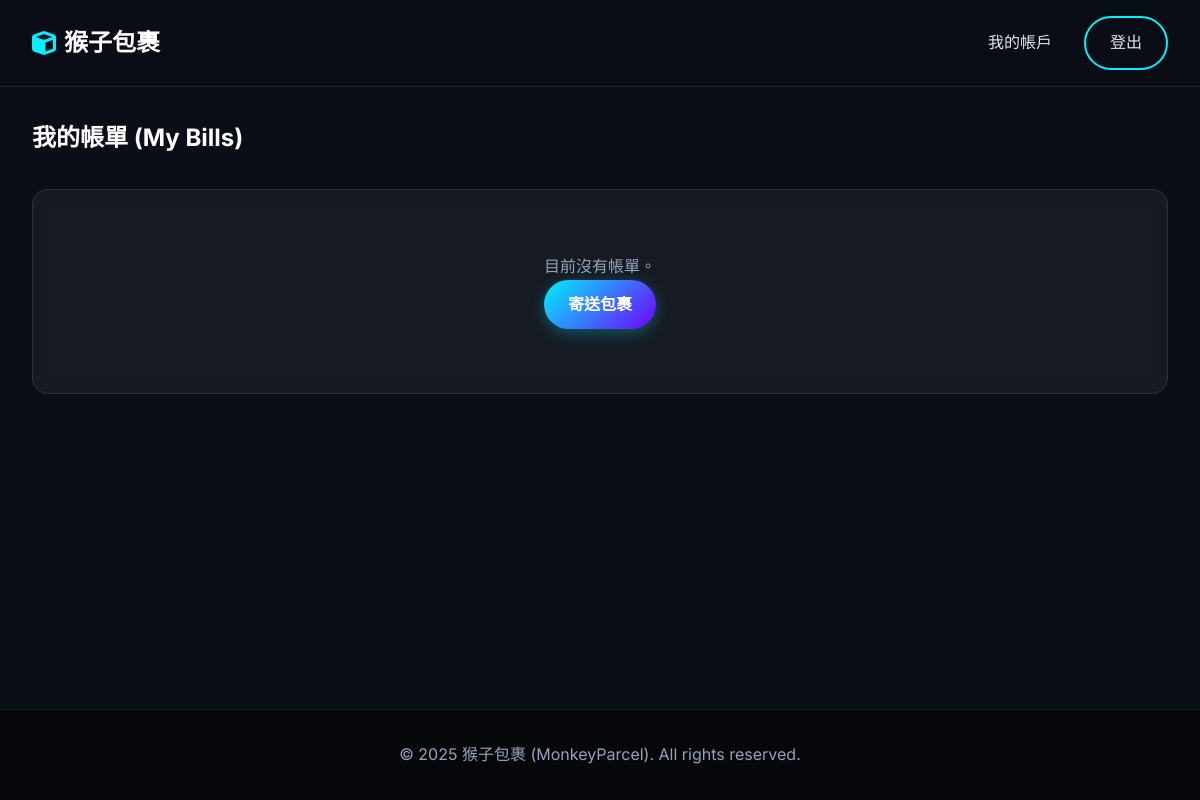
The app's page /my_bills (signed in), older data.
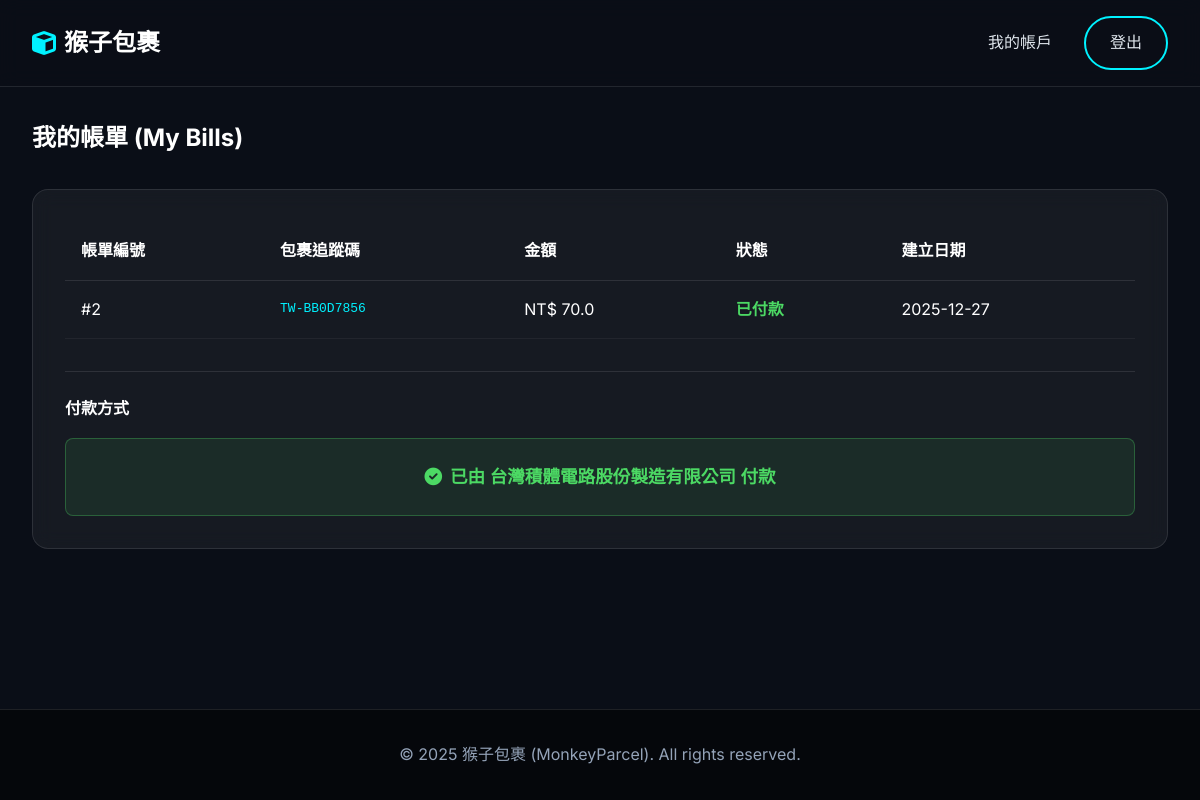
The same page, newer data.
### app/models.py (models this page shows, shortened)
class Bill(Base):
    __tablename__ = 'bills'
    id: Mapped[int] = mapped_column(primary_key=True)
    customer_id: Mapped[int] = mapped_column(ForeignKey('customers.id'), nullable=False)
    package_id: Mapped[int] = mapped_column(ForeignKey('packages.id'), nullable=False, unique=True) # 每個包裹對應一個帳單
    amount: Mapped[float] = mapped_column(Float, nullable=False) # 總計金額
    is_paid: Mapped[bool] = mapped_column(Boolean, default=False) # 是否已付款
    created_at: Mapped[datetime] = mapped_column(DateTime, default=datetime.now)
    paid_at: Mapped[Optional[datetime]] = mapped_column(DateTime, nullable=True) # 付款日期
    customer: Mapped["Customer"] = relationship("Customer", back_populates="bills")
    package: Mapped["Package"] = relationship("Package", backref=backref("bill", uselist=False))
    payment_method: Mapped[Optional[PaymentMethod]] = mapped_column(Enum(PaymentMethod), nullable=True)

class Package(Base):
    __tablename__ = 'packages'
    id: Mapped[int] = mapped_column(primary_key=True)
    tracking_number: Mapped[str] = mapped_column(String(20), unique=True, nullable=False) # 物流單號
    sender_id: Mapped[int] = mapped_column(ForeignKey('customers.id'), nullable=False)
    recipient_name: Mapped[str] = mapped_column(String(100), nullable=False)
    recipient_address: Mapped[str] = mapped_column(String(200), nullable=False)
    recipient_phone: Mapped[str] = mapped_column(String(20), nullable=False)
    weight: Mapped[float] = mapped_column(Float, nullable=False) # 重量 (kg)
    width: Mapped[float] = mapped_column(Float, nullable=False)  # 寬 (cm)
    height: Mapped[float] = mapped_column(Float, nullable=False) # 高 (cm)
    length: Mapped[float] = mapped_column(Float, nullable=False) # 長 (cm)
    declared_value: Mapped[float] = mapped_column(Float, default=0.0) # 報值金額 (保險用)
    content_description: Mapped[str] = mapped_column(String(255), nullable=True) # 內容物描述
    package_type: Mapped[PackageType] = mapped_column(Enum(PackageType), default=PackageType.SMALL_BOX)
    delivery_speed: Mapped[DeliverySpeed] = mapped_column(Enum(DeliverySpeed), default=DeliverySpeed.STANDARD)
    status: Mapped[PackageStatus] = mapped_column(Enum(PackageStatus), default=PackageStatus.CREATED)
    is_hazardous: Mapped[bool] = mapped_column(Boolean, default=False)   # 易燃物/危險品
    is_fragile: Mapped[bool] = mapped_column(Boolean, default=False)     # 易碎品
    is_international: Mapped[bool] = mapped_column(Boolean, default=False) # 國際件
    created_at: Mapped[datetime] = mapped_column(DateTime, default=datetime.now) # 寄件時間
    estimated_delivery: Mapped[datetime] = mapped_column(DateTime, nullable=True) # 預計抵達時間
    shipping_cost: Mapped[float] = mapped_column(Float, default=0.0) # 運費金額
    sender: Mapped["Customer"] = relationship("Customer", back_populates="packages", foreign_keys=[sender_id])
    tracking_events: Mapped[List["TrackingEvent"]] = relationship("TrackingEvent", back_populates="package", cascade="all, delete-orphan")
    assigned_driver_id: Mapped[Optional[int]] = mapped_column(ForeignKey('users.id'), nullable=True)
    assigned_driver: Mapped[Optional["User"]] = relationship("User", foreign_keys=[assigned_driver_id])

class User(Base):
    __tablename__ = 'users'
    id: Mapped[int] = mapped_column(primary_key=True)
    username: Mapped[str] = mapped_column(String(50), unique=True, nullable=False)
    password_hash: Mapped[str] = mapped_column(String(128), nullable=False)
    full_name: Mapped[str] = mapped_column(String(100), nullable=False)
    email: Mapped[str] = mapped_column(String(120), unique=True, nullable=False)
    phone: Mapped[str] = mapped_column(String(20), nullable=False)
    address: Mapped[str] = mapped_column(String(200), nullable=True)
    role: Mapped[UserRole] = mapped_column(Enum(UserRole), default=UserRole.CUSTOMER)
    type: Mapped[str] = mapped_column(String(50))
    __mapper_args__ = {
        'polymorphic_identity': 'user',
        'polymorphic_on': type
    }

class Customer(User):
    __tablename__ = 'customers'
    id: Mapped[int] = mapped_column(ForeignKey('users.id'), primary_key=True)
    customer_type: Mapped[CustomerType] = mapped_column(Enum(CustomerType), default=CustomerType.NON_CONTRACT)
    billing_preference: Mapped[PaymentMethod] = mapped_column(Enum(PaymentMethod), default=PaymentMethod.CASH)
    balance: Mapped[float] = mapped_column(Float, default=0.0) # 僅適用於預付型客戶
    prepaid_by: Mapped[Optional[str]] = mapped_column(String(100), nullable=True) # 預付方名稱 (例如: 台灣積體電路股份有限公司)
    packages: Mapped[List["Package"]] = relationship("Package", back_populates="sender")
    bills: Mapped[List["Bill"]] = relationship("Bill", back_populates="customer")
    __mapper_args__ = {
        'polymorphic_identity': 'customer',
    }

### app/routes.py (the view)
@main.route('/my_bills')
@login_required
def my_bills():
    if session['user_role'] != 'customer':
        return "Unauthorized", 403
    bills = db.session.execute(
        db.select(models.Bill).filter_by(customer_id=session['user_id']).order_by(models.Bill.created_at.desc())
    ).scalars().all()
    user = db.session.get(models.Customer, session['user_id'])
    total_unpaid = sum(bill.amount for bill in bills if not bill.is_paid)
    return render_template('my_bills.html', bills=bills, balance=user.balance, customer=user, total_unpaid=total_unpaid)

### app/routes.py (called while the page is built)
def login_required(f):
    @wraps(f)
    def decorated_function(*args, **kwargs):
        if 'user_id' not in session:
            return redirect(url_for('main.login'))
        return f(*args, **kwargs)
    return decorated_function

### app/templates/my_bills.html (shortened to what the changed rows need)
{% extends "base.html" %}
{% block content %}
<div class="container">
    <h2 style="margin-bottom: 2rem;">我的帳單 (My Bills)</h2>
    <div class="card">
        {% if bills %}
        <table style="width: 100%; border-collapse: collapse; color: #fff;">
            <thead>
                <tr style="border-bottom: 1px solid var(--border-color); text-align: left;">
                    <th style="padding: 1rem;">帳單編號</th>
                    <th style="padding: 1rem;">包裹追蹤碼</th>
                    <th style="padding: 1rem;">金額</th>
                    <th style="padding: 1rem;">狀態</th>
                    <th style="padding: 1rem;">建立日期</th>
                </tr>
            </thead>
            <tbody>
                {% for bill in bills %}
                <tr style="border-bottom: 1px solid rgba(255,255,255,0.05);">
                    <td style="padding: 1rem;">#{{ bill.id }}</td>
                    <td style="padding: 1rem; font-family: monospace;">
                        <a href="{{ url_for('main.tracking_result', tracking_number=bill.package.tracking_number) }}"
                            style="color: var(--primary-color);">
                            {{ bill.package.tracking_number }}
                        </a>
                    </td>
                    <td style="padding: 1rem;">NT$ {{ bill.amount }}</td>
                    <td style="padding: 1rem;">
                        {% if bill.is_paid %}
                        <span style="color: #4cd964; font-weight: bold;">已付款</span>
                        {% else %}
                        <span style="color: #ff3b30; font-weight: bold;">未付款</span>
                        {% endif %}
                    </td>
                    <td style="padding: 1rem;">{{ bill.created_at.strftime('%Y-%m-%d') }}</td>
                </tr>
                {% endfor %}
            </tbody>
        </table>
        <div style="margin-top: 2rem; padding-top: 1.5rem; border-top: 1px solid var(--border-color);">
            <h4 style="margin-bottom: 1rem;">付款方式</h4>
            {% if customer.customer_type.name == 'CONTRACT' %}
            <div
                style="display: flex; align-items: center; justify-content: space-between; padding: 1rem; background: rgba(76, 217, 100, 0.1); border-radius: 8px; border: 1px solid rgba(76, 217, 100, 0.3); flex-wrap: wrap; gap: 1rem;">
                <div style="display: flex; align-items: center; gap: 0.5rem;">
                    <i class="fas fa-building" style="color: #4cd964;"></i>
                    <span style="font-weight: 600; color: #4cd964;">月結帳戶</span>
                    <span style="color: var(--text-muted); margin-left: 0.5rem;">所有帳單將於月底統一結算</span>
                </div>
                <div style="display: flex; align-items: center; gap: 0.5rem;">
                    <i class="fas fa-wallet" style="color: #4cd964;"></i>
                    <span style="color: var(--text-muted);">帳戶餘額：</span>
                    <span
                        class="{{ 'text-danger-custom' if total_unpaid > customer.balance else 'text-success-custom' }}"
                        style="font-weight: 600; font-size: 1.1rem;">NT$
                        {{ customer.balance }}</span>
                </div>
                {% if total_unpaid > customer.balance %}
                <div
                    style="flex-basis: 100%; margin-top: 0.5rem; padding-top: 0.5rem; border-top: 1px solid rgba(255, 59, 48, 0.3); color: #ff3b30;">
                    <i class="fas fa-exclamation-circle"></i>
                    <span style="font-weight: 600;">餘額不足，請加值</span>
                    <span style="font-size: 0.9rem; opacity: 0.8;">(未付款總額: NT$ {{ total_unpaid }})</span>
                </div>
                {% endif %}
            </div>
            {% elif customer.customer_type.name == 'PREPAID' %}
            <div
                style="display: flex; align-items: center; justify-content: center; padding: 1.5rem; background: rgba(76, 217, 100, 0.1); border-radius: 8px; border: 1px solid rgba(76, 217, 100, 0.3); margin-top: 1rem;">
                <div style="display: flex; align-items: center; gap: 0.5rem; font-size: 1.1rem;">
                    <i class="fas fa-check-circle" style="color: #4cd964;"></i>
                    <span style="color: #4cd964; font-weight: 600;">已由 {{ customer.prepaid_by }} 付款</span>
                </div>
            </div>
            {% endif %}
        </div>
        {% else %}
        <div style="text-align: center; padding: 2rem;">
            <p style="color: var(--text-muted);">目前沒有帳單。</p>
            <a href="{{ url_for('main.create_package') }}" class="btn btn-primary">寄送包裹</a>
        </div>
        {% endif %}
    </div>
</div>
{% endblock %}

Row changes from the older to the newer data that the page shows:
added Bill: id "2", package.tracking_number "TW-BB0D7856", amount "70.0", is_paid "已付款", created_at "2025-12-27"
now on this page (row edited): Customer: prepaid_by "台灣積體電路股份製造有限公司"
Text that changed along with them:
text no longer shown: "目前沒有帳單。 寄送包裹"
text now shown: "帳單編號 包裹追蹤碼 金額 狀態 建立日期 付款方式 已由 付款"
